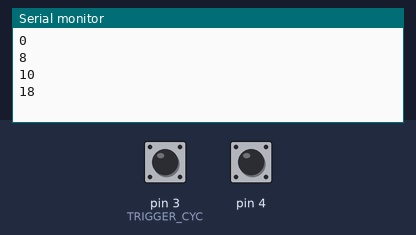
A sketch run on a simulated Arduino Uno, built with avr-gcc and run on an emulated ATmega328P. Shown: the last lines printed to the serial monitor. The inputs (shaded band) are chosen by the test bench; at power-on: pin 3 (TRIGGER_CYC) HIGH, pin 4 HIGH.

Above: at 2.2 s.
2.3 s: pin 3 (TRIGGER_CYC) pulled LOW for 0.15 s
At 3.1 s:
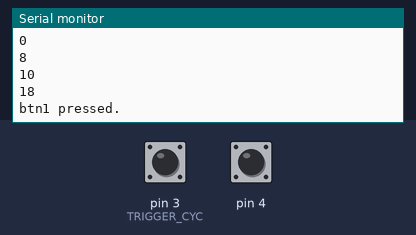
3.9 s: pin 4 pulled LOW for 0.15 s
At 5.5 s:
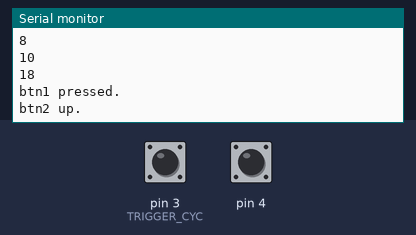
Timing chart, 0 to 7.0 s (numbered marks = the images above; inputs shaded):
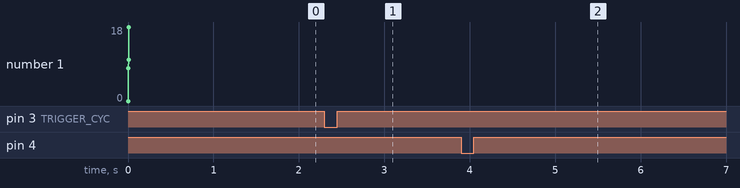

The sketch:

key_callback.ino
```cpp
//btn test
#include "btn.h"
void btn1_pressed()
{
  Serial.println("btn1 pressed.");
}
void btn2_up()
{
  Serial.println("btn2 up.");
}
void setup() {
  // put your setup code here, to run once:
  Serial.begin(9600);
  pinMode(3,INPUT_PULLUP);
  pinMode(4,INPUT_PULLUP);
  add_keydown_listener(3, &btn1_pressed);//binded to pin 3
  add_keyup_listener(4, &btn2_up);//binded to pin 4
  delay(1000);
}
void loop() {
  // put your main code here, to run repeatedly:
  btn_scan();
  delay(10);
}
```

btn.h
```cpp
/*
arduino key model
can bind D0-D13 A0-A5
winxos 2014-10-23
*/
#include <arduino.h>
#define KEYDOWN_VOL LOW

#define MAX_KEYS 20
#define TRIGGER_CYC 3
#define TRIGGER_DOWN 0
#define TRIGGER_UP 1

typedef unsigned char u8;
typedef void(*CALLBACK)();

CALLBACK cbs[MAX_KEYS]; //callback array
u8 key_buf[MAX_KEYS]; //software key buffer
long key_binded = 0; //binded bit check
long key_trig_type = 0;

void set_bit(long &data, u8 port)
{
  data |= (1 << port);
}
void clear_bit(long &data, u8 port)
{
  data &= ~(1 << port);
}
u8 get_bit(long data, u8 port)
{
  return (data & (1 << port)) > 0;
}
static void add_listener(u8 port, void (*fun)(), u8 type)
{
  if (port > MAX_KEYS)
    return;
  set_bit(key_binded, port);
  if (type == TRIGGER_UP)
    set_bit(key_trig_type, port);
  else
    clear_bit(key_trig_type, port);
  cbs[port] = fun;
  Serial.println(key_trig_type,HEX);
  Serial.println(key_binded,HEX);
}
void add_keydown_listener(u8 port, void (*fun)())
{
  add_listener(port, fun, TRIGGER_DOWN);
}
void add_keyup_listener(u8 port, void (*fun)())
{
  add_listener(port, fun, TRIGGER_UP);
}
void remove_listener(u8 port)
{
  if (port > MAX_KEYS)
    return;
  clear_bit(key_binded,port);
}
void btn_scan()
{
  for (u8 i = 0; i < MAX_KEYS; i++)
  {
    if (get_bit(key_binded,i)) //binded
    {
      if (digitalRead(i) == KEYDOWN_VOL)
      {
        if (key_buf[i] < 250)
          key_buf[i]++;
        if (key_buf[i] == TRIGGER_CYC &&
            get_bit(key_trig_type, i) == TRIGGER_DOWN)
        {
          cbs[i]();//keydown callback
        }
      }
      else
      {
        if (key_buf[i] > TRIGGER_CYC &&
            get_bit(key_trig_type, i) == TRIGGER_UP)
        {
          cbs[i]();//keyup callback
        }
        key_buf[i] = 0;
      }
    }
  }
}
```

Measured:
- after the input at 2.3 s, the serial monitor: prints a new line at once (image 1)
- after the input at 3.9 s, the serial monitor: prints a new line after 0.16 s (image 2)
